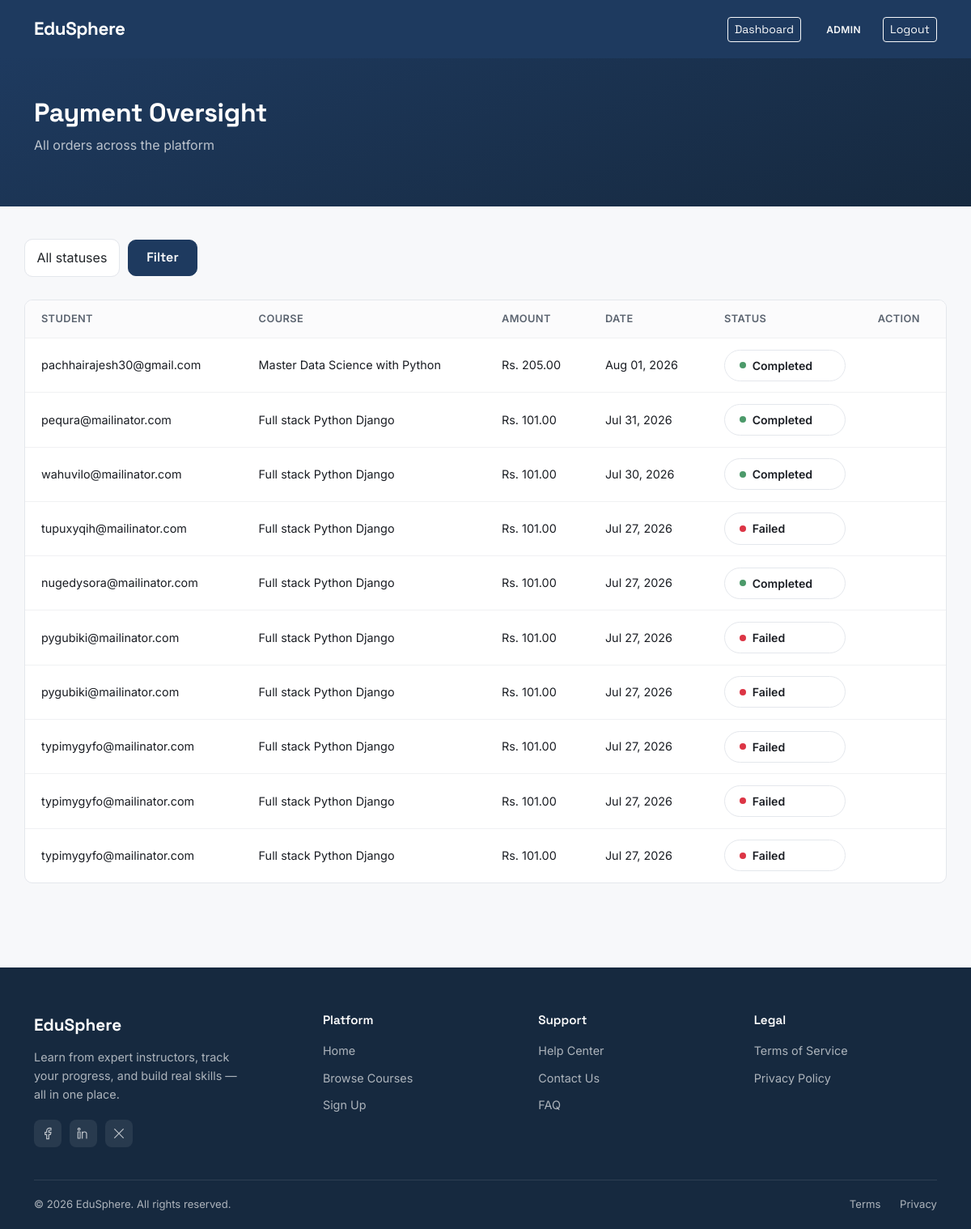
The page /dashboard/payments/ (signed in) on the database its author committed.
### accounts/models.py (models this page shows, shortened)
class CustomUser(AbstractUser):
    class Role(models.TextChoices):
        STUDENT = "student", "Student"
        INSTRUCTOR = "instructor", "Instructor"
        ADMIN = "admin", "Admin"
    username = None
    email = models.EmailField(unique=True)
    role = models.CharField(max_length=20, choices=Role.choices, default=Role.STUDENT)
    profile_picture = models.ImageField(upload_to="profile_pics/", blank=True, null=True)
    bio = models.TextField(blank=True)
    created_at = models.DateTimeField(auto_now_add=True)
    USERNAME_FIELD = "email"
    REQUIRED_FIELDS = []
    objects = CustomUserManager()

### payments/models.py (models this page shows, shortened)
class Order(models.Model):
    class Status(models.TextChoices):
        PENDING = 'pending', 'Pending'
        COMPLETED = 'completed', 'Completed'
        FAILED = 'failed', 'Failed'
    student = models.ForeignKey(
        settings.AUTH_USER_MODEL,
        on_delete=models.CASCADE,
        related_name='orders'
    )
    course = models.ForeignKey(
        Course,
        on_delete=models.CASCADE,
        related_name='orders'
    )
    transaction_uuid = models.UUIDField(default=uuid.uuid4, unique=True, editable=False)
    amount = models.DecimalField(max_digits=8, decimal_places=2)
    tax_amount = models.DecimalField(max_digits=8, decimal_places=2, default=0)
    total_amount = models.DecimalField(max_digits=8, decimal_places=2)
    status = models.CharField(max_length=10, choices=Status.choices, default=Status.PENDING)
    esewa_transaction_code = models.CharField(max_length=100, blank=True, null=True)
    created_at = models.DateTimeField(auto_now_add=True)
    updated_at = models.DateTimeField(auto_now=True)
    class Meta:
        ordering = ['-created_at']

### courses/models.py (models this page shows, shortened)
class Course(models.Model):
    class Level(models.TextChoices):
        BEGINNER = "beginner", "Beginner"
        INTERMEDIATE = "intermediate", "Intermediate"
        ADVANCED = "advanced", "Advanced"
    instructor = models.ForeignKey(
        settings.AUTH_USER_MODEL,
        on_delete=models.CASCADE,
        related_name="courses",
        limit_choices_to={'role': 'instructor'}
    )
    category = models.ForeignKey(Category, on_delete=models.SET_NULL, null=True, related_name="courses")
    title = models.CharField(max_length=200)
    slug = models.SlugField(unique=True, blank=True)
    description = models.TextField()
    thumbnail = models.ImageField(upload_to="course_thumbnails/", blank=True, null=True)
    level = models.CharField(max_length=20, choices=Level.choices, default=Level.BEGINNER)
    price = models.DecimalField(max_digits=8, decimal_places=2, default=0)
    is_published = models.BooleanField(default=False)
    created_at = models.DateTimeField(auto_now_add=True)
    updated_at = models.DateTimeField(auto_now=True)
    class Meta:
        ordering = ['-created_at']

### dashboard/views.py (the view)
# urls.py: path('payments/', views.PaymentOversightView.as_view(), name='payment_oversight'),
class PaymentOversightView(AdminRequiredMixin, ListView):
    model = Order
    template_name = 'dashboard/payment_oversight.html'
    context_object_name = 'orders'
    paginate_by = 20
    def get_queryset(self):
        queryset = Order.objects.select_related('student', 'course').order_by('-created_at')
        status = self.request.GET.get('status')
        if status in ('pending', 'completed', 'failed'):
            queryset = queryset.filter(status=status)
        return queryset
    def get_context_data(self, **kwargs):
        context = super().get_context_data(**kwargs)
        context['current_status'] = self.request.GET.get('status', '')
        return context

### dashboard/mixins.py (called while the page is built)
    def test_func(self):
        return self.request.user.is_authenticated and self.request.user.role == 'admin'

### dashboard/templates/dashboard/payment_oversight.html (shortened to what this page needs)
{% extends 'base.html' %}
{% block content %}
<div class="dashboard-hero">
    <div class="container">
        <h1>Payment Oversight</h1>
        <p>All orders across the platform</p>
    </div>
</div>
<div class="container dashboard-container">
    <form method="get" class="oversight-filter-bar">
        <select name="status" class="form-control oversight-status-select">
            <option value="" {% if current_status == '' %}selected{% endif %}>All statuses</option>
        </select>
        <button type="submit" class="btn btn-primary">Filter</button>
    </form>
    {% if orders %}
    <div class="oversight-table-wrapper">
        <table class="oversight-table">
            <thead>
                <tr>
                    <th>Student</th>
                    <th>Course</th>
                    <th>Amount</th>
                    <th>Date</th>
                    <th>Status</th>
                    <th>Action</th>
                </tr>
            </thead>
            <tbody>
                {% for order in orders %}
                <tr>
                    <td>{{ order.student.email }}</td>
                    <td>{{ order.course.title }}</td>
                    <td>Rs. {{ order.total_amount }}</td>
                    <td>{{ order.created_at|date:"M d, Y" }}</td>
                    <td>
                        {% if order.status == 'completed' %}
                            <span class="status-pill status-completed"><span class="status-dot"></span> Completed</span>
                        {% elif order.status == 'pending' %}
                            <span class="status-pill status-pending"><span class="status-dot"></span> Pending</span>
                        {% else %}
                            <span class="status-pill status-failed"><span class="status-dot"></span> Failed</span>
                        {% endif %}
                    </td>
                    <td>
                    </td>
                </tr>
                {% endfor %}
            </tbody>
        </table>
    </div>
    {% else %}
    <div class="empty-state">
        <div class="icon">💳</div>
        <p>No orders match your filter.</p>
    </div>
    {% endif %}
</div>
{% endblock %}

### templates/base.html (shortened to what this page needs)
{% load static %}
<!DOCTYPE html>
<html lang="en">
<head>
    <link href="https://cdn.jsdelivr.net/npm/bootstrap@5.3.3/dist/css/bootstrap.min.css" rel="stylesheet">
    <link href="{% static 'css/custom.css' %}" rel="stylesheet">
</head>
<body>
    <nav class="navbar navbar-expand-lg navbar-dark">
        <div class="container">
            <a class="navbar-brand" href="{% url 'home' %}">EduSphere</a>
            <div class="ms-auto d-flex align-items-center">
                {% if user.is_authenticated %}
                {% if user.role == 'student' %}
                <a href="{% url 'enrollments:my_courses' %}" class="btn btn-outline-light btn-sm me-3">My Courses</a>
                {% elif user.role == 'instructor' %}
                <a href="{% url 'courses:instructor_dashboard' %}" class="btn btn-outline-light btn-sm me-3">My
                    Courses</a>
                {% elif user.role == 'admin' %}
                <a href="{% url 'dashboard:overview' %}" class="btn btn-outline-light btn-sm me-3">Dashboard</a>
                {% endif %}
                <span class="text-light me-3">
                    <span class="role-badge {{ user.role }} ms-1">{{ user.role }}</span>
                </span>
                <a href="{% url 'accounts:logout' %}" class="btn btn-outline-light btn-sm">Logout</a>
                {% else %}
                <a href="{% url 'accounts:login' %}" class="btn btn-outline-light btn-sm me-2">Login</a>
                <a href="{% url 'accounts:register_choice' %}" class="btn btn-accent btn-sm">Sign Up</a>
                {% endif %}
            </div>
        </div>
    </nav>
    {% block content %}
    {% endblock %}
    <footer class="site-footer">
        <div class="container">
            <div class="footer-grid">
                <div>
                    <span class="footer-brand-name">EduSphere</span>
                    <p class="footer-brand-tagline">Learn from expert instructors, track your progress, and build real
                        skills — all in one place.</p>
                    <div class="footer-social-row">
                        <a href="https://www.facebook.com/share/1CqCPcXn59/?mibextid=wwXIfr" class="footer-social-icon"
                            aria-label="Facebook">
                        </a>
                        <a href="https://np.linkedin.com/in/rajesh-pachhai-6842a4362" class="footer-social-icon"
                            aria-label="LinkedIn">
                        </a>
                        <a href="#" class="footer-social-icon" aria-label="Twitter / X">
                            <svg width="16" height="16" viewBox="0 0 24 24" fill="none"
                                xmlns="http://www.w3.org/2000/svg">
                                <path d="M4 4L20 20M20 4L4 20" stroke="currentColor" stroke-width="1.8"
                                    stroke-linecap="round" />
                            </svg>
                        </a>
                    </div>
                </div>
                <div class="footer-col">
                    <h4>Platform</h4>
                    <ul class="footer-links">
                        <li><a href="{% url 'home' %}">Home</a></li>
                        <li><a href="{% url 'courses:course_list' %}">Browse Courses</a></li>
                        <li><a href="{% url 'accounts:register_choice' %}">Sign Up</a></li>
                    </ul>
                </div>
                <div class="footer-col">
                    <h4>Support</h4>
                    <ul class="footer-links">
                        <li><a href="#">Help Center</a></li>
                        <li><a href="#">Contact Us</a></li>
                        <li><a href="#">FAQ</a></li>
                    </ul>
                </div>
                <div class="footer-col">
                    <h4>Legal</h4>
                    <ul class="footer-links">
                        <li><a href="#">Terms of Service</a></li>
                        <li><a href="#">Privacy Policy</a></li>
                    </ul>
                </div>
            </div>
            <div class="footer-bottom">
                <span>&copy; {% now "Y" %} EduSphere. All rights reserved.</span>
                <div>
                    <a href="#">Terms</a>
                    <a href="#">Privacy</a>
                </div>
            </div>
        </div>
    </footer>
</body>
</html>

### static/css/custom.css (style rules this page uses)
:root { --ink: #1E3A5F; --ink-dark: #16293F; --amber: #E8A33D; --amber-dark: #CC8A28; --bg: #F7F8FA; --surface: #FFFFFF; --text: #1A1D23; --text-muted: #5B6470; --border: #E4E7EC; --student: #3B7DD8; --instructor: #C6702B; --radius: 10px; }
body { background-color: var(--bg); color: var(--text); font-family: 'Inter', sans-serif; }
h1, h2, h3, h4, .navbar-brand, .btn { font-family: 'Space Grotesk', sans-serif; }
.navbar { background-color: var(--ink) !important; padding: 0.9rem 0; }
.navbar-brand { font-weight: 700; font-size: 1.4rem; letter-spacing: -0.02em; }
.btn-primary { background-color: var(--ink); border-color: var(--ink); font-weight: 600; border-radius: var(--radius); padding: 0.6rem 1.4rem; }
.role-badge { display: inline-block; font-size: 0.75rem; font-weight: 600; padding: 0.25rem 0.7rem; border-radius: 20px; text-transform: uppercase; letter-spacing: 0.03em; }
.form-control { border-radius: var(--radius); border: 1px solid var(--border); padding: 0.65rem 0.9rem; }
.dashboard-hero { background: linear-gradient(160deg, var(--ink) 0%, var(--ink-dark) 100%); color: #fff; padding: 3rem 0; }
.dashboard-hero h1 { font-size: 2rem; font-weight: 700; letter-spacing: -0.01em; }
.dashboard-hero p { color: rgba(255,255,255,0.7); margin-top: 0.4rem; }
.dashboard-container { padding: 2.5rem 0; }
.status-pill { display: flex; align-items: center; gap: 8px; background: var(--surface); border: 1px solid var(--border); border-radius: 999px; padding: 0.5rem 1.1rem; font-size: 0.88rem; font-weight: 600; }
.status-dot { width: 8px; height: 8px; border-radius: 50%; }
.status-completed .status-dot { background-color: #4C9A6A; }
.site-footer { background: var(--ink-dark); color: rgba(255,255,255,0.65); margin-top: 4rem; }
.footer-grid { display: grid; grid-template-columns: 1.4fr 1fr 1fr 1fr; gap: 2.5rem; padding: 3.5rem 0 2.5rem; }
.footer-brand-name { font-family: 'Space Grotesk', sans-serif; font-weight: 700; font-size: 1.3rem; color: #fff; margin-bottom: 0.75rem; display: block; }
.footer-brand-tagline { font-size: 0.9rem; line-height: 1.6; max-width: 260px; margin-bottom: 1.25rem; }
.footer-social-row { display: flex; gap: 10px; }
.footer-social-icon { width: 34px; height: 34px; border-radius: 8px; background: rgba(255,255,255,0.08); display: flex; align-items: center; justify-content: center; color: rgba(255,255,255,0.7); transition: background-color 0.15s ease, color 0.15s ease; }
.footer-col h4 { font-family: 'Space Grotesk', sans-serif; color: #fff; font-size: 0.95rem; font-weight: 600; margin-bottom: 1rem; }
.footer-links { list-style: none; padding: 0; margin: 0; }
.footer-links li { margin-bottom: 0.6rem; }
.footer-links a { color: rgba(255,255,255,0.65); text-decoration: none; font-size: 0.9rem; transition: color 0.15s ease; }
.footer-bottom { border-top: 1px solid rgba(255,255,255,0.1); padding: 1.25rem 0; display: flex; justify-content: space-between; align-items: center; flex-wrap: wrap; gap: 10px; font-size: 0.82rem; }
.footer-bottom a { color: rgba(255,255,255,0.65); text-decoration: none; margin-left: 1.25rem; }
.oversight-filter-bar { display: flex; gap: 10px; align-items: center; margin-bottom: 1.75rem; flex-wrap: wrap; }
.oversight-status-select { width: auto; }
.oversight-table-wrapper { background: var(--surface); border: 1px solid var(--border); border-radius: var(--radius); overflow: hidden; overflow-x: auto; }
.oversight-table { width: 100%; border-collapse: collapse; font-size: 0.9rem; }
.oversight-table thead { background: #FBFBFC; border-bottom: 1px solid var(--border); }
.oversight-table th { text-align: left; padding: 0.85rem 1.25rem; font-weight: 600; color: var(--text-muted); font-size: 0.8rem; text-transform: uppercase; letter-spacing: 0.03em; }
.oversight-table td { padding: 0.85rem 1.25rem; border-top: 1px solid #F0F1F3; }
.status-failed .status-dot { background-color: #DC3545; }

### rows shown on the page
CustomUser: role "ADMIN"
Order: student.email "pachhairajesh30@gmail.com", course "Master Data Science with Python", total_amount "205.00", created_at "Aug 01, 2026", status "completed" (drawn)
Order: student.email "pequra@mailinator.com", course "Full stack Python Django", total_amount "101.00", created_at "Jul 31, 2026", status "completed" (drawn)
Order: student.email "wahuvilo@mailinator.com", course "Full stack Python Django", total_amount "101.00", created_at "Jul 30, 2026", status "completed" (drawn)
Order: student.email "tupuxyqih@mailinator.com", course "Full stack Python Django", total_amount "101.00", created_at "Jul 27, 2026", status "failed" (drawn)
Order: student.email "nugedysora@mailinator.com", course "Full stack Python Django", total_amount "101.00", created_at "Jul 27, 2026", status "completed" (drawn)
Order: student.email "pygubiki@mailinator.com", course "Full stack Python Django", total_amount "101.00", created_at "Jul 27, 2026", status "failed" (drawn)
Order: student.email "pygubiki@mailinator.com", course "Full stack Python Django", total_amount "101.00", created_at "Jul 27, 2026", status "failed" (drawn)
Order: student.email "typimygyfo@mailinator.com", course "Full stack Python Django", total_amount "101.00", created_at "Jul 27, 2026", status "failed" (drawn)
Order: student.email "typimygyfo@mailinator.com", course "Full stack Python Django", total_amount "101.00", created_at "Jul 27, 2026", status "failed" (drawn)
Order: student.email "typimygyfo@mailinator.com", course "Full stack Python Django", total_amount "101.00", created_at "Jul 27, 2026", status "failed" (drawn)
